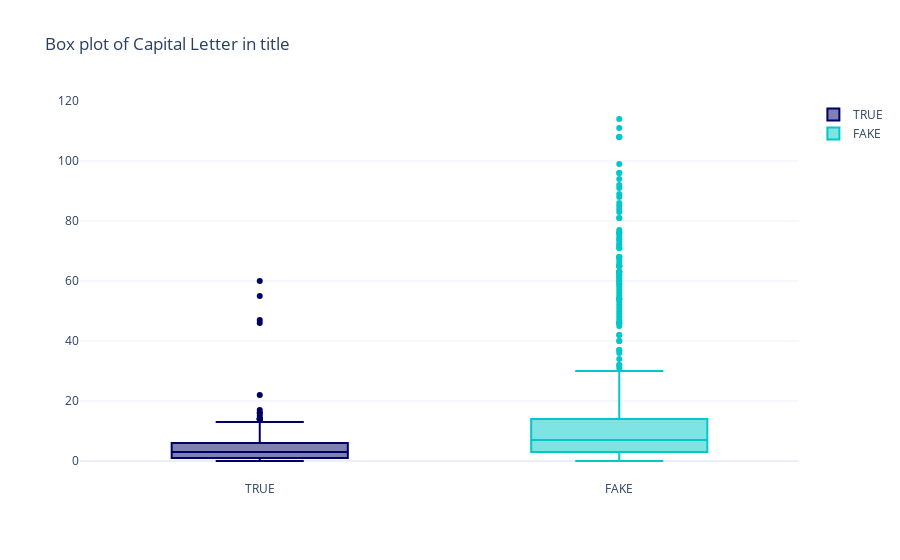

This figure's notebook cell:
### Code cell
fig = go.Figure()
fig.add_trace(go.Box(y=x1, name='TRUE',
                marker_color = 'rgb(0, 0, 100)'))
fig.add_trace(go.Box(y=x2, name = 'FAKE',
                marker_color = 'rgb(0, 200, 200)'))
fig.update_layout(title_text='Box plot of Capital Letter in title', template="plotly_white")
fig.show()

### Figure 1 — Plotly figure (JSON) as saved in the notebook; plotly's stock layout.template omitted (floating-point values rounded to 4 significant figures; data arrays with more than 128 entries replaced by an {"elided": "..."} marker saying what was removed)
{"data": [{"marker": {"color": "rgb(0, 0, 100)"}, "name": "TRUE", "type": "box", "y": {"elided": "586 int values"}}, {"marker": {"color": "rgb(0, 200, 200)"}, "name": "FAKE", "type": "box", "y": {"elided": "578 int values"}}], "layout": {"title": {"text": "Box plot of Capital Letter in title"}}}
